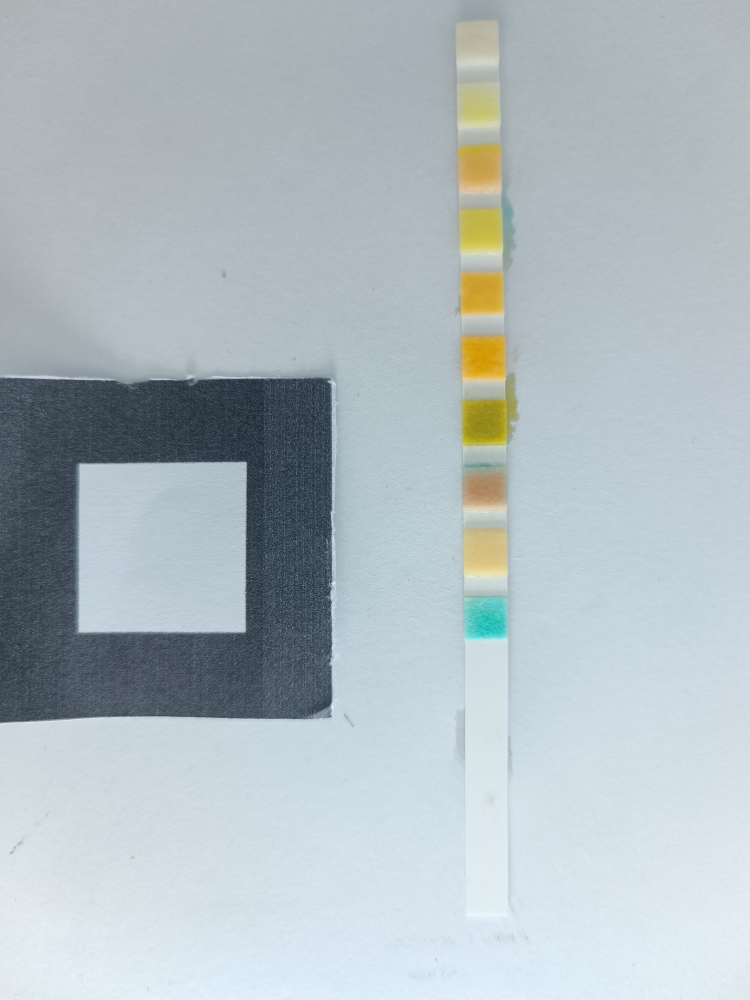
#> input picture pipeline/photos/001/001-Cool.jpg, 3000 x 4000 px (shown at 1/4 size)
$ python crop_colorwheel_dataset.py --roots photos/001
#> lines starting #> are read from the running program, lines starting #| are printed output that depends on the picture; after the words box and inside, x2 and y2 are one past the last pixel; in counts of white or black regions, pixels touching at a corner belong together
#> in main, loaded is the input picture: shape (4000, 3000, 3); mean B, G, R 193.6, 188.1, 177
#!/usr/bin/env python3
from __future__ import annotations

import argparse
import shutil
from datetime import datetime
from pathlib import Path

import cv2
import numpy as np


def parse_args() -> argparse.Namespace:
    parser = argparse.ArgumentParser(description="Crop colorwheel dataset images to content area with backup")
    parser.add_argument("--roots", nargs="+", required=True, help="Root folders containing images")
    parser.add_argument(
        "--backup-root",
        default="",
        help="Backup destination root. If empty, creates timestamped backup in dataset parent.",
    )
    parser.add_argument("--dry-run", action="store_true", help="Only print files that would be cropped")
    parser.add_argument("--min-component-area", type=int, default=600, help="Minimum component area to keep")
    parser.add_argument("--pad", type=int, default=12, help="Padding (pixels) around detected content")
    parser.add_argument("--sat-threshold", type=int, default=28, help="Saturation threshold for color content")
    parser.add_argument("--val-min", type=int, default=20, help="Minimum value threshold for valid content")
    return parser.parse_args()


def list_images(root: Path) -> list[Path]:
    exts = {".jpg", ".jpeg", ".png"}
    return [p for p in root.rglob("*") if p.is_file() and p.suffix.lower() in exts]


# [22 lines left out: function _fallback_mask_from_border, not called in this run]


def detect_crop_bbox(
    image_bgr: np.ndarray,
    min_component_area: int,
    pad: int,
    sat_threshold: int,
    val_min: int,
) -> tuple[int, int, int, int]:
#> called with min_component_area = 600, pad = 12, sat_threshold = 28, val_min = 20
    h, w = image_bgr.shape[:2]
    hsv = cv2.cvtColor(image_bgr, cv2.COLOR_BGR2HSV)
#> hsv: shape (4000, 3000, 3); mean H, S, V 99.3, 30.7, 195.9
    gray = cv2.cvtColor(image_bgr, cv2.COLOR_BGR2GRAY)

    sat = hsv[:, :, 1]
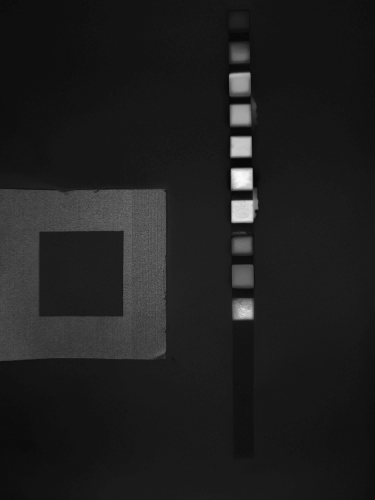
#> sat: shape (4000, 3000) (shown at 1/8 size); min 0, max 255, mean 30.7
    val = hsv[:, :, 2]

    border_band = max(4, int(round(min(h, w) * 0.02)))
    border_pixels = np.concatenate(
        [
            gray[:border_band, :].reshape(-1),
            gray[-border_band:, :].reshape(-1),
            gray[:, :border_band].reshape(-1),
            gray[:, -border_band:].reshape(-1),
        ]
    )
    bg_gray = int(np.median(border_pixels))
#> bg_gray = 192

    color_mask = ((sat >= sat_threshold) & (val >= val_min)).astype(np.uint8) * 255
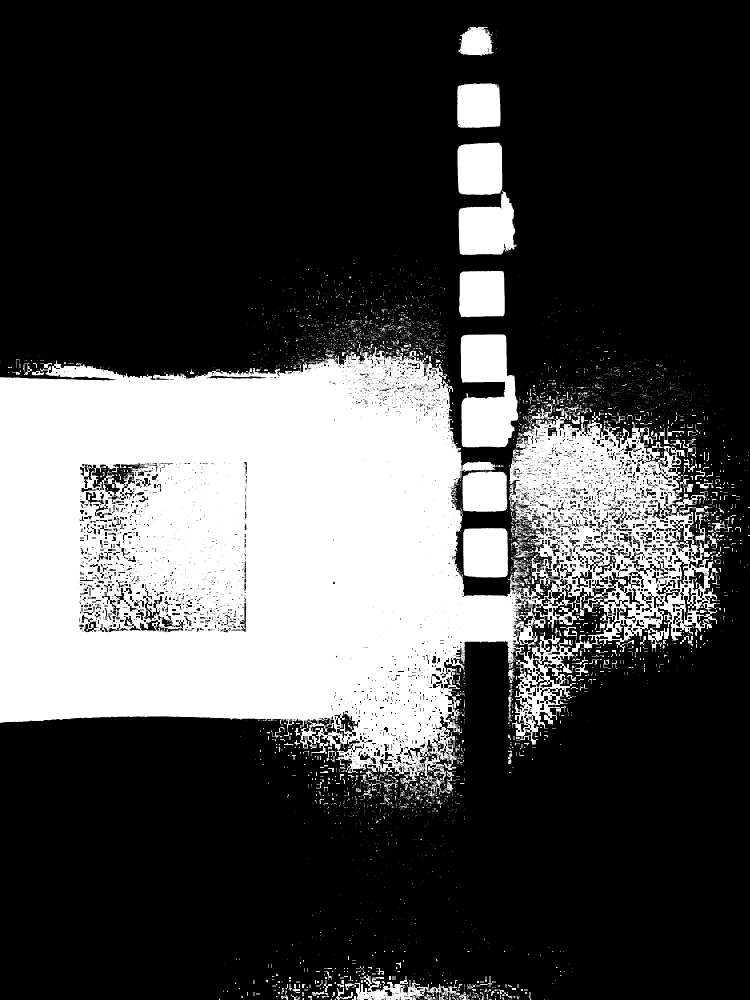
#> color_mask: shape (4000, 3000) (shown at 1/4 size); 28.8% white; 8915 white regions (7890 under 20 px), largest, box (x1, y1, x2, y2) and area: (0, 1386, 2880, 3138) 3030791, (1843, 1338, 2074, 1789) 79141, (1835, 760, 2066, 1020) 42144
    dark_print_mask = (gray <= max(25, bg_gray - 14)).astype(np.uint8) * 255
#> dark_print_mask: shape (4000, 3000); 22.9% white; 46097 white regions (44477 under 20 px), largest, box (x1, y1, x2, y2) and area: (0, 876, 1364, 2893) 1537856, (278, 0, 2329, 2020) 906043, (1857, 2380, 2030, 2549) 23040
    mask = cv2.bitwise_or(color_mask, dark_print_mask)
#> mask: shape (4000, 3000); 38.3% white; 52964 white regions (50385 under 20 px), largest, box (x1, y1, x2, y2) and area: (0, 0, 2880, 3138) 4164120, (1853, 2090, 2041, 2310) 34843, (1380, 3898, 1840, 4000) 16259

    kernel = cv2.getStructuringElement(cv2.MORPH_RECT, (7, 7))
    mask = cv2.morphologyEx(mask, cv2.MORPH_CLOSE, kernel, iterations=2)
#> mask: shape (4000, 3000); 54.5% white; 419 black regions, largest, box (x1, y1, x2, y2) and area: (0, 93, 3000, 4000) 4452838, (182, 777, 1845, 1610) 734277, (1825, 167, 1998, 295) 13353
    mask = cv2.morphologyEx(mask, cv2.MORPH_OPEN, kernel, iterations=1)
#> mask: shape (4000, 3000); 54.1% white; 262 black regions, largest, box (x1, y1, x2, y2) and area: (0, 59, 3000, 4000) 4529907, (132, 734, 2020, 1672) 811985, (1825, 167, 1998, 295) 13448

    num_labels, labels, stats, _ = cv2.connectedComponentsWithStats(mask, connectivity=8)
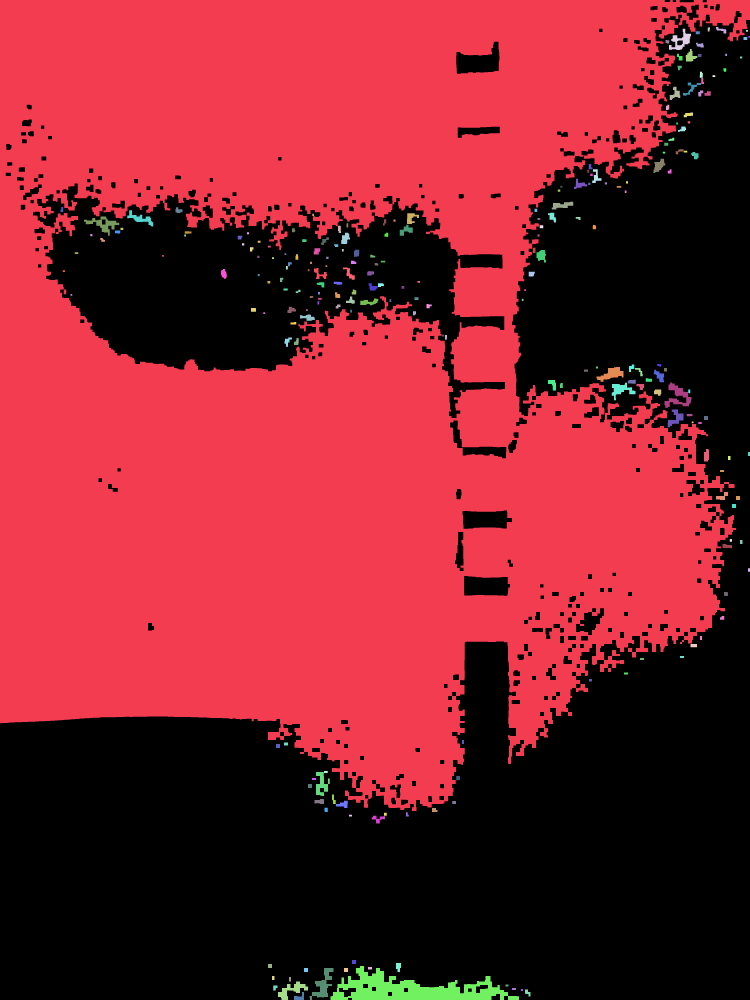
#> labels: shape (4000, 3000) int32 (shown at 1/4 size); 228 distinct labels, from 0 to 227; one colour per label, 0 black
#> num_labels = 228; stats = 228 rows, first 6: [0, 0, 3000, 4000, 5513116], [0, 0, 3000, 3244, 6344334], [2864, 108, 41, 26, 466], [2831, 110, 9, 16, 128], [2676, 115, 88, 85, 3169], [2984, 120, 8, 7, 56]

    x0, y0 = w, h
    x1, y1 = 0, 0
    kept = 0

    for label in range(1, num_labels):
        area = int(stats[label, cv2.CC_STAT_AREA])
        if area < min_component_area:
            continue
        x = int(stats[label, cv2.CC_STAT_LEFT])
        y = int(stats[label, cv2.CC_STAT_TOP])
        bw = int(stats[label, cv2.CC_STAT_WIDTH])
        bh = int(stats[label, cv2.CC_STAT_HEIGHT])

        x0 = min(x0, x)
        y0 = min(y0, y)
        x1 = max(x1, x + bw)
        y1 = max(y1, y + bh)
        kept += 1
#> this loop made 227 passes
#> area on passes 2, 3, 5: 466, 128, 56
#> after the loop, kept = 38

    if kept == 0:
        fallback = _fallback_mask_from_border(image_bgr)
        points = cv2.findNonZero(fallback)
        if points is None:
            return 0, 0, w, h
        x, y, bw, bh = cv2.boundingRect(points)
        x0, y0, x1, y1 = x, y, x + bw, y + bh

    # Secondary tightening pass on the first crop window to remove residual empty beige margins.
    roi = image_bgr[y0:y1, x0:x1]
    roi_hsv = cv2.cvtColor(roi, cv2.COLOR_BGR2HSV)
    roi_gray = cv2.cvtColor(roi, cv2.COLOR_BGR2GRAY)
    roi_sat = roi_hsv[:, :, 1]
    roi_val = roi_hsv[:, :, 2]

    roi_mask_color = ((roi_sat >= max(18, sat_threshold - 8)) & (roi_val >= max(15, val_min - 5))).astype(np.uint8) * 255
#> roi_mask_color: shape (4000, 3000); 73.1% white; 9724 black regions (8168 under 20 px), largest, box (x1, y1, x2, y2) and area: (0, 0, 1456, 1360) 1124370, (1732, 0, 3000, 1777) 891614, (0, 2873, 880, 4000) 656326
    roi_mask_dark = (roi_gray <= max(18, bg_gray - 10)).astype(np.uint8) * 255
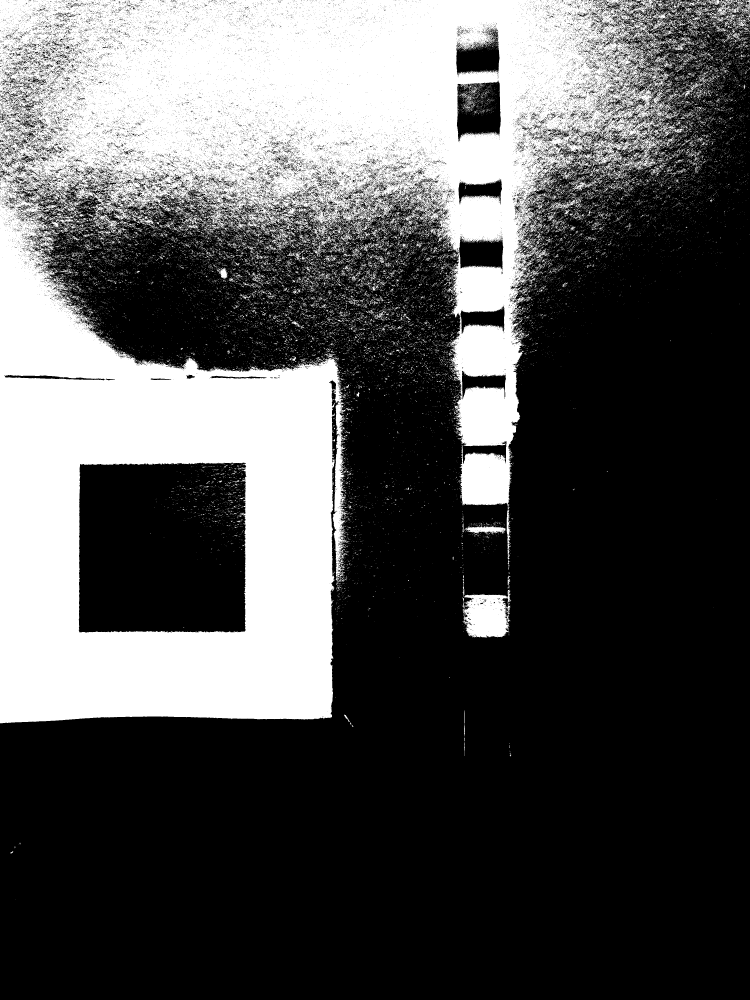
#> roi_mask_dark: shape (4000, 3000) (shown at 1/4 size); 32.9% white; 37986 white regions (36105 under 20 px), largest, box (x1, y1, x2, y2) and area: (0, 0, 2718, 2893) 3667399, (1850, 2316, 2044, 2551) 26670, (2855, 0, 3000, 96) 4305
    roi_mask = cv2.bitwise_or(roi_mask_color, roi_mask_dark)
#> roi_mask: shape (4000, 3000); 84.9% white; 36993 black regions (34878 under 20 px), largest, box (x1, y1, x2, y2) and area: (0, 2873, 880, 4000) 655923, (2276, 0, 3000, 1248) 352184, (2576, 2816, 3000, 4000) 231126
    roi_kernel = cv2.getStructuringElement(cv2.MORPH_RECT, (5, 5))
    roi_mask = cv2.morphologyEx(roi_mask, cv2.MORPH_CLOSE, roi_kernel, iterations=2)
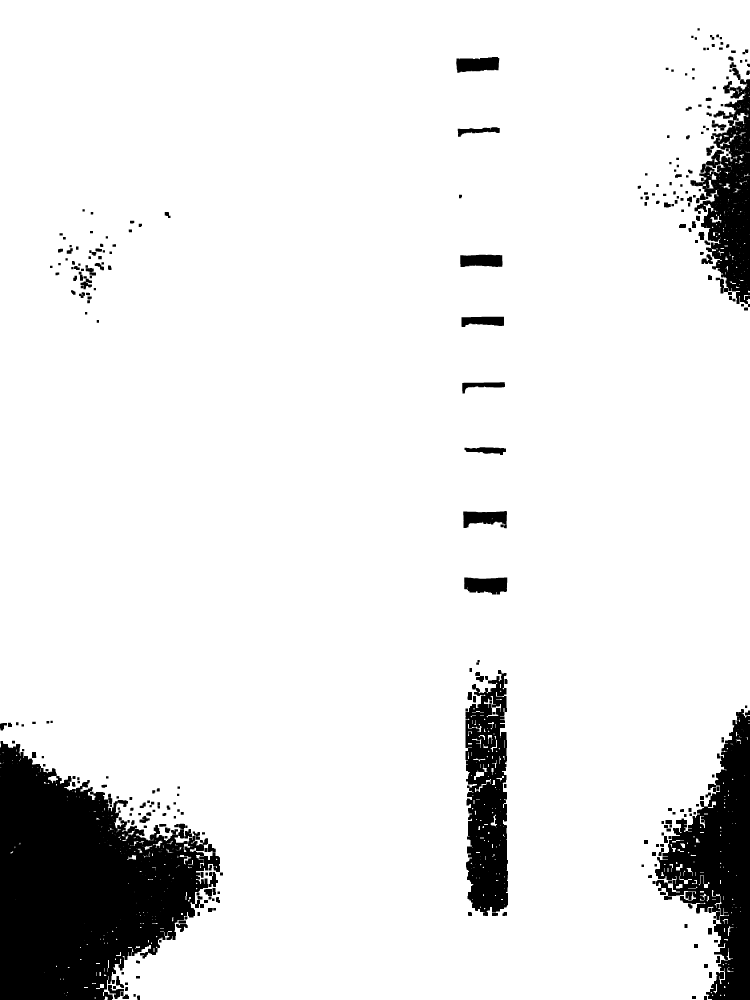
#> roi_mask: shape (4000, 3000) (shown at 1/4 size); 90.7% white; 328 black regions, largest, box (x1, y1, x2, y2) and area: (0, 2964, 880, 4000) 557447, (2620, 2836, 3000, 4000) 205809, (1862, 2680, 2032, 3664) 126212

    roi_points = cv2.findNonZero(roi_mask)
#> roi_points = contour of 10885080 points, box (x1, y1, x2, y2) (0, 0, 3000, 4000), area 431032
    if roi_points is not None:
        rx, ry, rw, rh = cv2.boundingRect(roi_points)
#> rx = 0; ry = 0; rw = 3000; rh = 4000
        x0 += rx
        y0 += ry
        x1 = x0 + rw
        y1 = y0 + rh
#> y1 = 4000

    x0 = max(0, x0 - pad)
    y0 = max(0, y0 - pad)
    x1 = min(w, x1 + pad)
    y1 = min(h, y1 + pad)

    if x1 <= x0 or y1 <= y0:
        return 0, 0, w, h

    return x0, y0, x1, y1


def main() -> None:
    args = parse_args()
    roots = [Path(item).resolve() for item in args.roots]

    missing = [str(root) for root in roots if not root.exists()]
    if missing:
        raise SystemExit(f"Missing roots: {missing}")

    pairs: list[tuple[Path, Path]] = []
    for root in roots:
        images = list_images(root)
        pairs.extend((root, image) for image in images)

    if not pairs:
        print("No images found. Nothing to do.")
        return

    if args.backup_root:
        backup_root = Path(args.backup_root).resolve()
    else:
        dataset_parent = roots[0].parent
        stamp = datetime.now().strftime("%Y%m%d_%H%M%S")
        backup_root = dataset_parent / f"colorwheel_backup_before_crop_{stamp}"

    print(f"Images found: {len(pairs)}")
    print(f"Backup root: {backup_root}")

    if args.dry_run:
        for _, image in pairs[:20]:
            print(f"DRY RUN -> {image}")
        if len(pairs) > 20:
            print(f"... and {len(pairs) - 20} more")
        return

    cropped_count = 0
    unchanged_count = 0

    for root, image in pairs:
        backup_path = backup_root / root.name / image.relative_to(root)
        backup_path.parent.mkdir(parents=True, exist_ok=True)
        shutil.copy2(image, backup_path)

        loaded = cv2.imread(str(image), cv2.IMREAD_COLOR)
        if loaded is None:
            raise RuntimeError(f"Failed to read image: {image}")

        x0, y0, x1, y1 = detect_crop_bbox(
            loaded,
            min_component_area=int(args.min_component_area),
            pad=int(args.pad),
            sat_threshold=int(args.sat_threshold),
            val_min=int(args.val_min),
        )
#> x0 = 0; y0 = 0; x1 = 3000; y1 = 4000

        if (x0, y0, x1, y1) == (0, 0, loaded.shape[1], loaded.shape[0]):
            unchanged_count += 1
            continue

        cropped = loaded[y0:y1, x0:x1]
        ok = cv2.imwrite(str(image), cropped)
        if not ok:
            raise RuntimeError(f"Failed to write cropped image: {image}")
        cropped_count += 1
#> pass 2 of the loop in main, `for root, image in pairs:`:
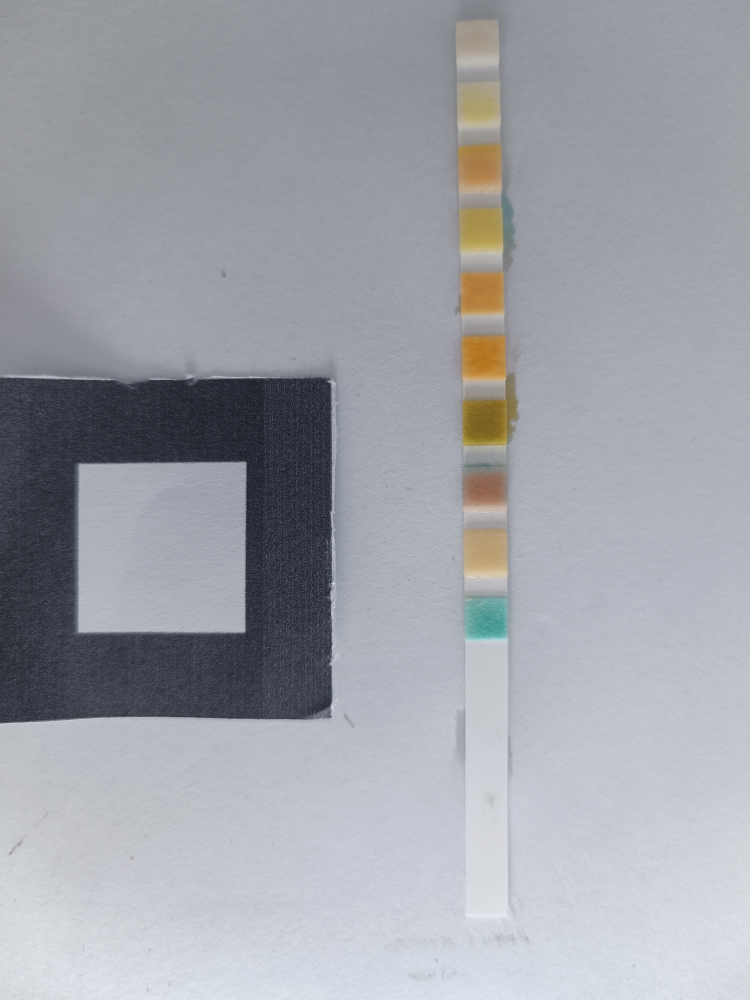
#> input picture pipeline/photos/001/001-Daylight.jpg, 3000 x 4000 px (shown at 1/4 size)
#> in main, loaded is the input picture: shape (4000, 3000, 3); mean B, G, R 168.9, 162.2, 159.5
#> bg_gray = 167
#> in detect_crop_bbox (call 2), `num_labels, labels, stats, _ = cv2.connectedComponentsWithStats(mask, ..`:
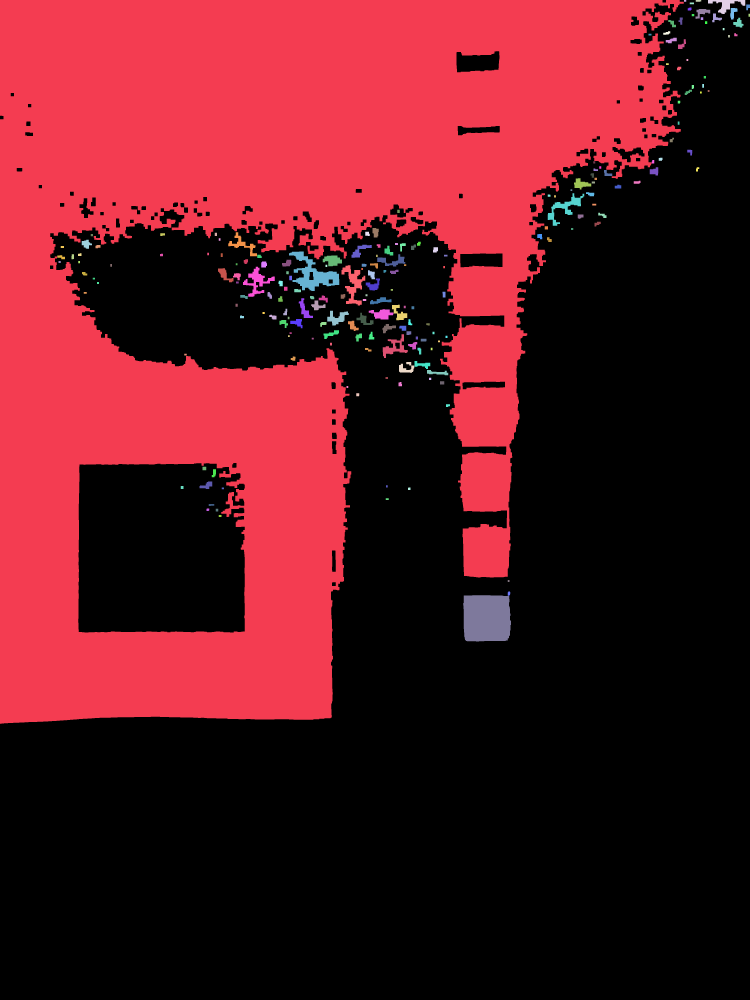
#> labels: shape (4000, 3000) int32 (shown at 1/4 size); 205 distinct labels, from 0 to 204; one colour per label, 0 black
#> num_labels = 205; stats = 205 rows, first 6: [0, 0, 3000, 4000, 7593679], [0, 0, 2735, 2895, 4264613], [2736, 0, 9, 7, 63], [2783, 0, 22, 7, 149], [2832, 0, 149, 56, 3086], [2759, 10, 17, 7, 119]
#> the loop in detect_crop_bbox (call 2), `for label in range(1, num_labels):` made 204 passes
#> area on passes 2, 3, 5: 63, 149, 119
#> after the loop in detect_crop_bbox (call 2), `for label in range(1, num_labels):`: kept = 43
#> in detect_crop_bbox (call 2), `roi_mask = cv2.morphologyEx(roi_mask, cv2.MORPH_CLOSE, roi_kernel, ite..`:
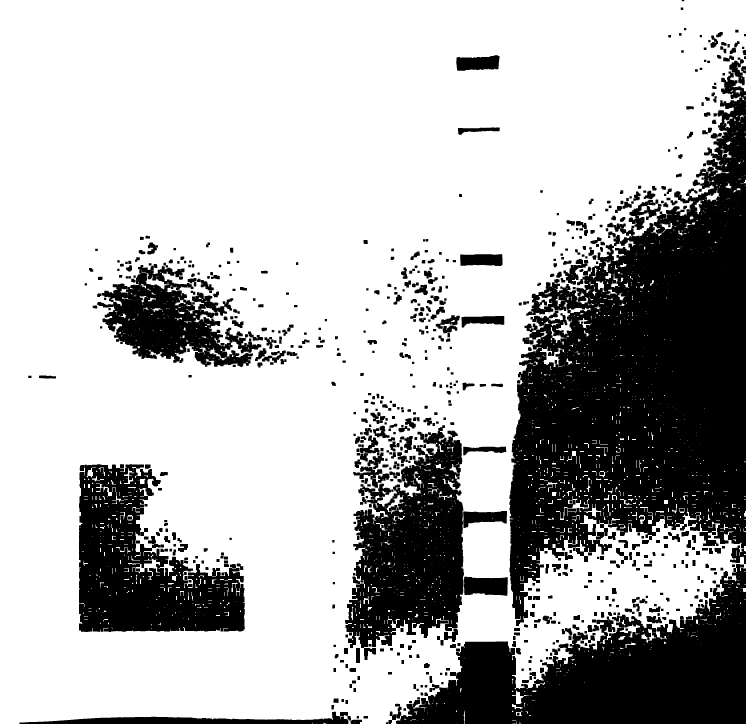
#> roi_mask: shape (2895, 2981) (shown at 1/4 size); 71.5% white; 759 black regions, largest, box (x1, y1, x2, y2) and area: (2038, 286, 2981, 2504) 1105109, (1584, 2256, 2981, 2895) 436195, (1380, 1701, 1856, 2640) 259622
#> roi_points = contour of 6174622 points, box (x1, y1, x2, y2) (0, 0, 2981, 2895), area 886202
#> rw = 2981; rh = 2895
#> in detect_crop_bbox (call 2), `x1 = min(w, x1 + pad)`: x1 = 2993
#> in detect_crop_bbox (call 2), `y1 = min(h, y1 + pad)`: y1 = 2907
#> in main, `x0, y0, x1, y1 = detect_crop_bbox( loaded, min_component_area=int(args..`: x1 = 2993; y1 = 2907

    print("Cropping complete.")
    print(f"Cropped images: {cropped_count}")
    print(f"Unchanged images: {unchanged_count}")
    print(f"Backups saved under: {backup_root}")


if __name__ == "__main__":
    main()
